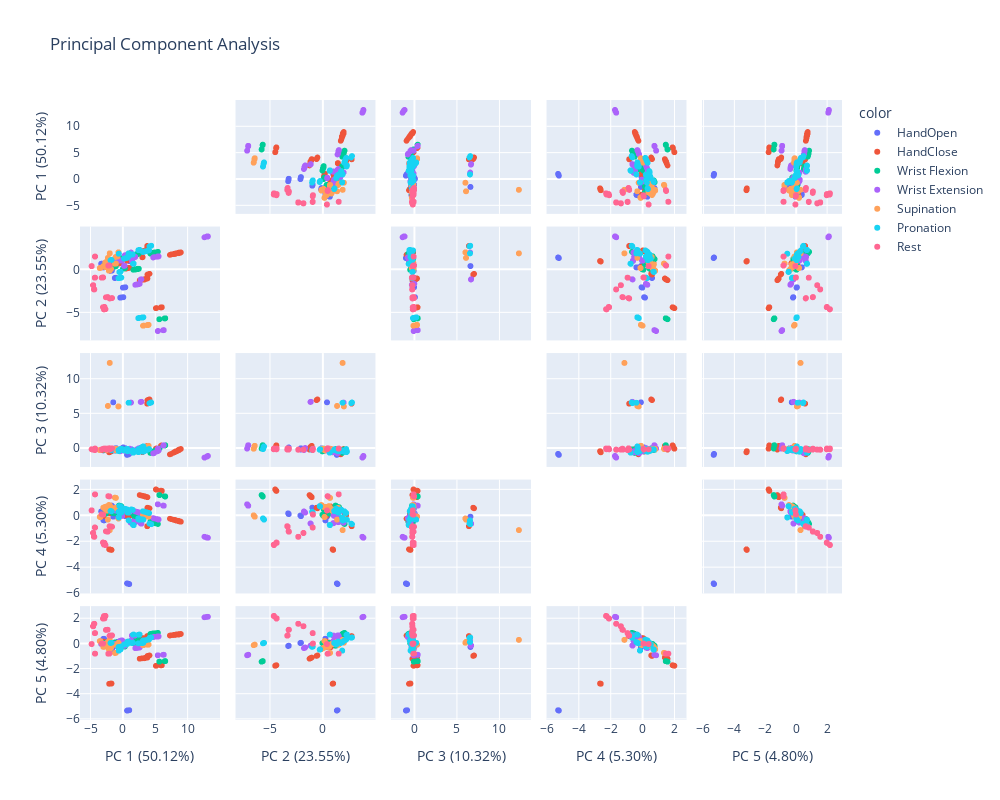

Notebook source saved alongside this figure:
### Markdown cell above
### Principal Component Analysis (PCA)

### Code cell
X = features.select_dtypes(include=[np.number])
y = features["label"]

scaler = StandardScaler()
X_scaled = scaler.fit_transform(X)
pca = PCA(n_components=5)

components = pca.fit_transform(X_scaled)
labels = {
    str(i): f"PC {i+1} ({var:.2f}%)"
    for i, var in enumerate(pca.explained_variance_ratio_ * 100)
}

fig = px.scatter_matrix(components, labels=labels, dimensions=range(5), color=y, width=1000, height=800, title="Principal Component Analysis")

fig.update_traces(diagonal_visible=False)
fig.show()

### Figure 1 — Plotly figure (JSON) as saved in the notebook; plotly's stock layout.template omitted (floating-point values rounded to 4 significant figures; data arrays with more than 128 entries replaced by an {"elided": "..."} marker saying what was removed)
{"data": [{"diagonal": {"visible": false}, "dimensions": [{"axis": {"matches": true}, "label": "PC 1 (50.12%)", "values": {"elided": "264 float values"}}, {"axis": {"matches": true}, "label": "PC 2 (23.55%)", "values": {"elided": "264 float values"}}, {"axis": {"matches": true}, "label": "PC 3 (10.32%)", "values": {"elided": "264 float values"}}, {"axis": {"matches": true}, "label": "PC 4 (5.30%)", "values": {"elided": "264 float values"}}, {"axis": {"matches": true}, "label": "PC 5 (4.80%)", "values": {"elided": "264 float values"}}], "hovertemplate": "color=HandOpen<br>%{xaxis.title.text}=%{x}<br>%{yaxis.title.text}=%{y}<extra></extra>", "legendgroup": "HandOpen", "marker": {"color": "#636efa", "symbol": "circle"}, "name": "HandOpen", "showlegend": true, "type": "splom"}, {"diagonal": {"visible": false}, "dimensions": [{"axis": {"matches": true}, "label": "PC 1 (50.12%)", "values": {"elided": "264 float values"}}, {"axis": {"matches": true}, "label": "PC 2 (23.55%)", "values": {"elided": "264 float values"}}, {"axis": {"matches": true}, "label": "PC 3 (10.32%)", "values": {"elided": "264 float values"}}, {"axis": {"matches": true}, "label": "PC 4 (5.30%)", "values": {"elided": "264 float values"}}, {"axis": {"matches": true}, "label": "PC 5 (4.80%)", "values": {"elided": "264 float values"}}], "hovertemplate": "color=HandClose<br>%{xaxis.title.text}=%{x}<br>%{yaxis.title.text}=%{y}<extra></extra>", "legendgroup": "HandClose", "marker": {"color": "#EF553B", "symbol": "circle"}, "name": "HandClose", "showlegend": true, "type": "splom"}, {"diagonal": {"visible": false}, "dimensions": [{"axis": {"matches": true}, "label": "PC 1 (50.12%)", "values": {"elided": "264 float values"}}, {"axis": {"matches": true}, "label": "PC 2 (23.55%)", "values": {"elided": "264 float values"}}, {"axis": {"matches": true}, "label": "PC 3 (10.32%)", "values": {"elided": "264 float values"}}, {"axis": {"matches": true}, "label": "PC 4 (5.30%)", "values": {"elided": "264 float values"}}, {"axis": {"matches": true}, "label": "PC 5 (4.80%)", "values": {"elided": "264 float values"}}], "hovertemplate": "color=Wrist Flexion<br>%{xaxis.title.text}=%{x}<br>%{yaxis.title.text}=%{y}<extra></extra>", "legendgroup": "Wrist Flexion", "marker": {"color": "#00cc96", "symbol": "circle"}, "name": "Wrist Flexion", "showlegend": true, "type": "splom"}, {"diagonal": {"visible": false}, "dimensions": [{"axis": {"matches": true}, "label": "PC 1 (50.12%)", "values": {"elided": "264 float values"}}, {"axis": {"matches": true}, "label": "PC 2 (23.55%)", "values": {"elided": "264 float values"}}, {"axis": {"matches": true}, "label": "PC 3 (10.32%)", "values": {"elided": "264 float values"}}, {"axis": {"matches": true}, "label": "PC 4 (5.30%)", "values": {"elided": "264 float values"}}, {"axis": {"matches": true}, "label": "PC 5 (4.80%)", "values": {"elided": "264 float values"}}], "hovertemplate": "color=Wrist Extension<br>%{xaxis.title.text}=%{x}<br>%{yaxis.title.text}=%{y}<extra></extra>", "legendgroup": "Wrist Extension", "marker": {"color": "#ab63fa", "symbol": "circle"}, "name": "Wrist Extension", "showlegend": true, "type": "splom"}, {"diagonal": {"visible": false}, "dimensions": [{"axis": {"matches": true}, "label": "PC 1 (50.12%)", "values": {"elided": "264 float values"}}, {"axis": {"matches": true}, "label": "PC 2 (23.55%)", "values": {"elided": "264 float values"}}, {"axis": {"matches": true}, "label": "PC 3 (10.32%)", "values": {"elided": "264 float values"}}, {"axis": {"matches": true}, "label": "PC 4 (5.30%)", "values": {"elided": "264 float values"}}, {"axis": {"matches": true}, "label": "PC 5 (4.80%)", "values": {"elided": "264 float values"}}], "hovertemplate": "color=Supination<br>%{xaxis.title.text}=%{x}<br>%{yaxis.title.text}=%{y}<extra></extra>", "legendgroup": "Supination", "marker": {"color": "#FFA15A", "symbol": "circle"}, "name": "Supination", "showlegend": true, "type": "splom"}, {"diagonal": {"visible": false}, "dimensions": [{"axis": {"matches": true}, "label": "PC 1 (50.12%)", "values": {"elided": "264 float values"}}, {"axis": {"matches": true}, "label": "PC 2 (23.55%)", "values": {"elided": "264 float values"}}, {"axis": {"matches": true}, "label": "PC 3 (10.32%)", "values": {"elided": "264 float values"}}, {"axis": {"matches": true}, "label": "PC 4 (5.30%)", "values": {"elided": "264 float values"}}, {"axis": {"matches": true}, "label": "PC 5 (4.80%)", "values": {"elided": "264 float values"}}], "hovertemplate": "color=Pronation<br>%{xaxis.title.text}=%{x}<br>%{yaxis.title.text}=%{y}<extra></extra>", "legendgroup": "Pronation", "marker": {"color": "#19d3f3", "symbol": "circle"}, "name": "Pronation", "showlegend": true, "type": "splom"}, {"diagonal": {"visible": false}, "dimensions": [{"axis": {"matches": true}, "label": "PC 1 (50.12%)", "values": {"elided": "264 float values"}}, {"axis": {"matches": true}, "label": "PC 2 (23.55%)", "values": {"elided": "264 float values"}}, {"axis": {"matches": true}, "label": "PC 3 (10.32%)", "values": {"elided": "264 float values"}}, {"axis": {"matches": true}, "label": "PC 4 (5.30%)", "values": {"elided": "264 float values"}}, {"axis": {"matches": true}, "label": "PC 5 (4.80%)", "values": {"elided": "264 float values"}}], "hovertemplate": "color=Rest<br>%{xaxis.title.text}=%{x}<br>%{yaxis.title.text}=%{y}<extra></extra>", "legendgroup": "Rest", "marker": {"color": "#FF6692", "symbol": "circle"}, "name": "Rest", "showlegend": true, "type": "splom"}], "layout": {"dragmode": "select", "height": 800, "legend": {"title": {"text": "color"}, "tracegroupgap": 0}, "title": {"text": "Principal Component Analysis"}, "width": 1000}}
